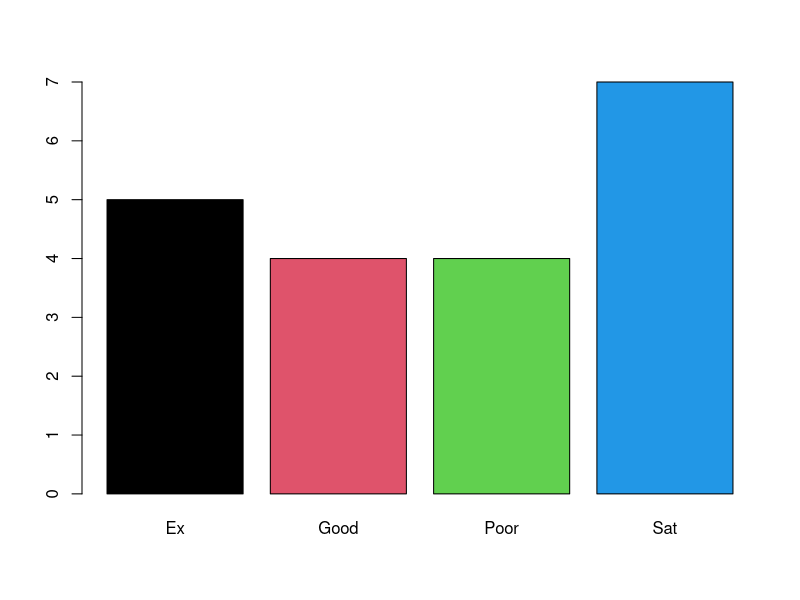
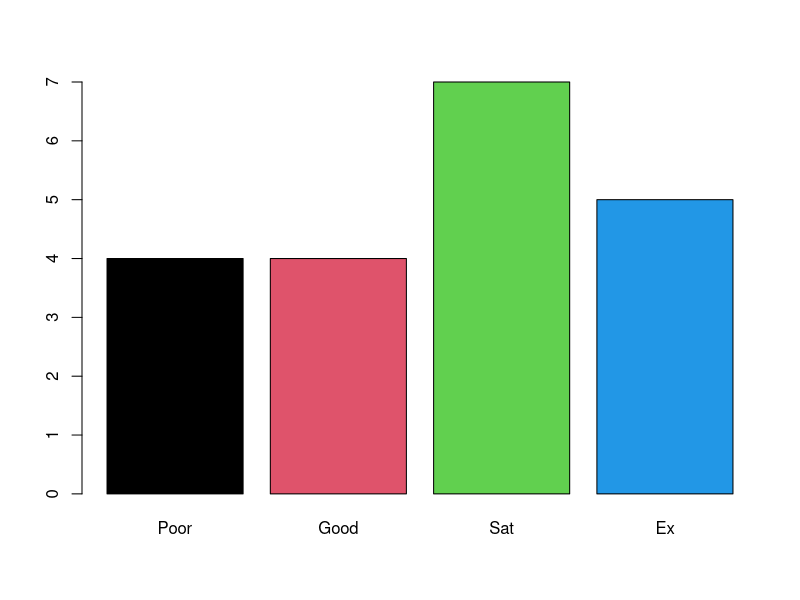

Write the R code that produced these figures, in order.
#factors

gender = sample(c('M','F'), size = 20, replace = T)
summary(gender)

genderF = factor(gender)
summary(genderF) #nominal data

(likscale = sample(c('Ex', 'Good', 'Sat', 'Poor'), size = 20, replace = T))
likscaleF = factor(likscale)
summary(likscaleF)
class(likscaleF)

likscaleOF = factor (likscale, ordered = T, levels = c('Poor', 'Good', 'Sat', 'Ex'))
summary(likscaleOF)
likscaleOF
barplot(table(likscaleF), col= 1:4)
barplot(table(likscaleOF), col= 1:4)



